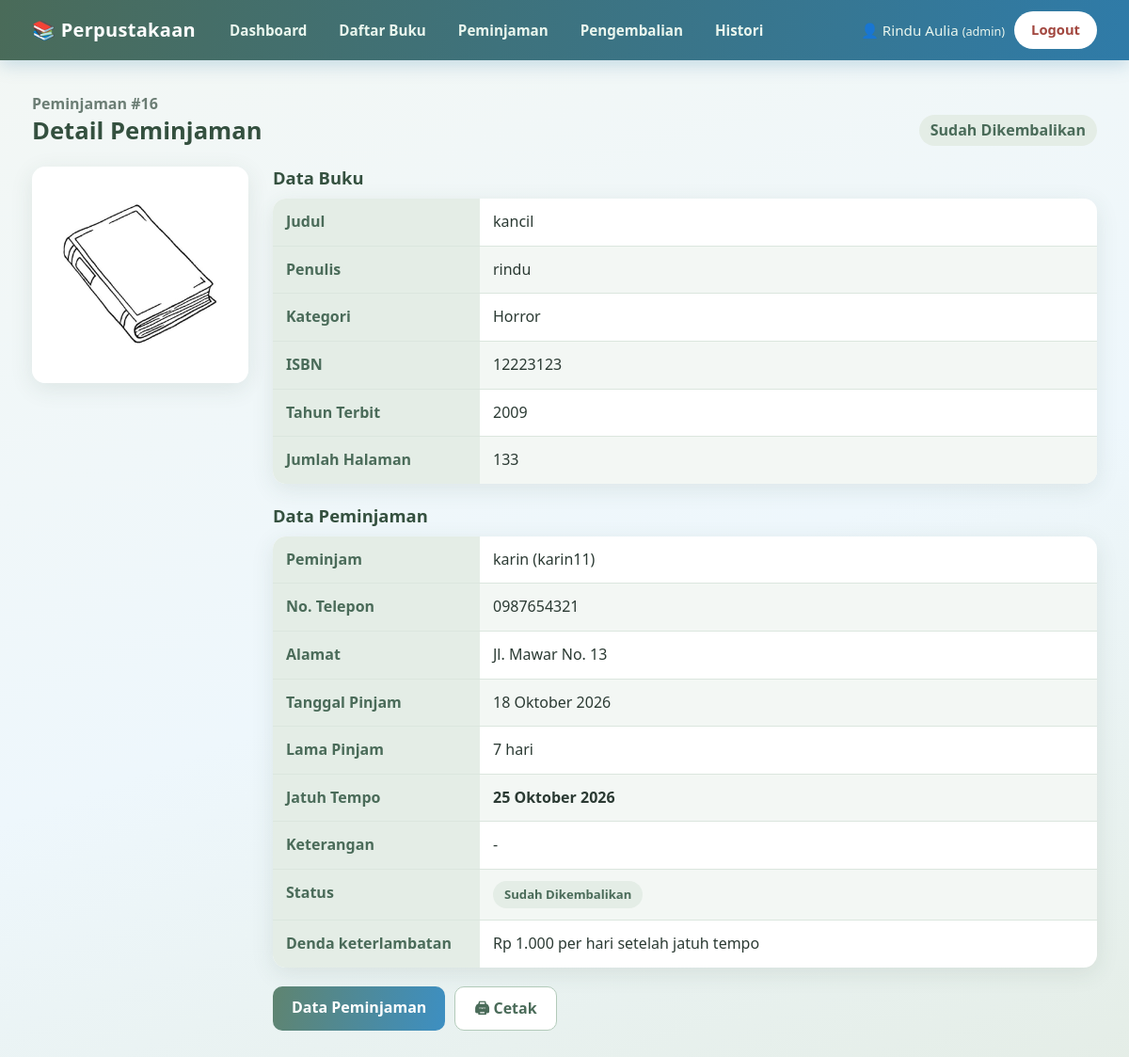
Screenshot of /peminjaman_detail.php?id=16 (signed in) with the database file from the repository.
### tables this page shows
CREATE TABLE `peminjaman` (
  `peminjaman_id` int(11) NOT NULL,
  `tanggal_pinjam` date NOT NULL,
  `lama_pinjam` int(11) NOT NULL,
  `tanggal_jatuh_tempo` date DEFAULT NULL,
  `keterangan` text DEFAULT NULL,
  `status` enum('menunggu','Dipinjam','Sudah Dikembalikan','DITOLAK') NOT NULL DEFAULT 'menunggu',
  `anggota_id` int(11) NOT NULL,
  `admin_id` int(11) NOT NULL,
  `buku_id` int(11) NOT NULL
);

CREATE TABLE `buku` (
  `buku_id` int(11) NOT NULL,
  `judul` varchar(255) NOT NULL,
  `kategori_id` int(11) NOT NULL,
  `penerbit_id` int(11) NOT NULL,
  `admin_id` int(11) NOT NULL,
  `ISBN` varchar(30) DEFAULT NULL,
  `penulis` varchar(150) DEFAULT NULL,
  `jumlah_halaman` int(11) DEFAULT NULL,
  `stok` int(11) NOT NULL DEFAULT 0,
  `tahun_terbit` year(4) DEFAULT NULL,
  `sinopsis` text DEFAULT NULL,
  `gambar` varchar(255) DEFAULT NULL
);

CREATE TABLE `kategori` (
  `kategori_id` int(11) NOT NULL,
  `nama_kategori` varchar(100) NOT NULL,
  `admin_id` int(11) NOT NULL
);

CREATE TABLE `anggota` (
  `anggota_id` int(11) NOT NULL,
  `nama` varchar(100) NOT NULL,
  `jenis_kelamin` enum('Laki-laki','Perempuan') NOT NULL,
  `tempat_lahir` varchar(100) DEFAULT NULL,
  `telpon` varchar(20) DEFAULT NULL,
  `alamat` text DEFAULT NULL,
  `admin_id` int(11) NOT NULL,
  `username` varchar(50) DEFAULT NULL,
  `password` varchar(255) NOT NULL
);

### auth.php (called while the page is built, shortened)
<?php
function e($teks)
{
    return htmlspecialchars((string)$teks, ENT_QUOTES, 'UTF-8');
}
function tanggal_id($tgl)
{
    $bulan = [1=>'Januari','Februari','Maret','April','Mei','Juni','Juli','Agustus','September','Oktober','November','Desember'];
    $t = strtotime($tgl);
    return date('j', $t) . ' ' . $bulan[(int)date('n', $t)] . ' ' . date('Y', $t);
}
function kelas_status($status)
{
    $s = strtolower(trim((string)$status));
    return 'kembali';
}

### peminjaman_detail.php (the view, shortened to what this page needs)
<?php
include "koneksi.php";
include "auth.php";
$id   = (int)$_GET['id'];
$role = $_SESSION['role'];
$stmt = mysqli_prepare($koneksi, "SELECT p.*,
        a.nama AS nama_anggota, a.telpon, a.alamat, a.username,
        b.judul, b.penulis, b.ISBN, b.gambar, b.tahun_terbit, b.jumlah_halaman,
        k.nama_kategori
    FROM peminjaman p
    JOIN anggota a ON p.anggota_id = a.anggota_id
    JOIN buku b ON p.buku_id = b.buku_id
    LEFT JOIN kategori k ON b.kategori_id = k.kategori_id
    WHERE p.peminjaman_id = ?");
mysqli_stmt_bind_param($stmt, "i", $id);
mysqli_stmt_execute($stmt);
$d = mysqli_fetch_assoc(mysqli_stmt_get_result($stmt));
?>
<!DOCTYPE html>
<html lang="id">
<head>
    <link rel="stylesheet" href="style.css">
</head>
<body>
<?php include "navbar.php"; ?>
<main class="page">
  <div class="page-head">
    <div>
      <div class="loan-no">Peminjaman #<?= (int)$d['peminjaman_id']; ?></div>
      <h2>Detail Peminjaman</h2>
    </div>
    <span class="badge <?= kelas_status($d['status']); ?>" style="font-size:1rem"><?= e($d['status']); ?></span>
  </div>
  <div class="loan">
    <div class="cover">
      <?php if (!empty($d['gambar'])) { ?>
        <img src="uploads/<?= e($d['gambar']); ?>" alt="Sampul buku">
      <?php } else { ?><div class="nocover">📚</div><?php } ?>
    </div>
    <div>
      <h3>Data Buku</h3>
      <table class="detail">
        <tr><td>Judul</td><td><?= e($d['judul']); ?></td></tr>
        <tr><td>Penulis</td><td><?= e($d['penulis']); ?></td></tr>
        <tr><td>Kategori</td><td><?= e($d['nama_kategori'] ?? '-'); ?></td></tr>
        <tr><td>ISBN</td><td><?= e($d['ISBN']); ?></td></tr>
        <tr><td>Tahun Terbit</td><td><?= e($d['tahun_terbit']); ?></td></tr>
        <tr><td>Jumlah Halaman</td><td><?= e($d['jumlah_halaman']); ?></td></tr>
      </table>
      <h3 style="margin-top:22px">Data Peminjaman</h3>
      <table class="detail">
        <tr><td>Peminjam</td><td><?= e($d['nama_anggota']); ?> (<?= e($d['username']); ?>)</td></tr>
        <tr><td>No. Telepon</td><td><?= e($d['telpon']); ?></td></tr>
        <tr><td>Alamat</td><td><?= e($d['alamat']); ?></td></tr>
        <tr><td>Tanggal Pinjam</td><td><?= tanggal_id($d['tanggal_pinjam']); ?></td></tr>
        <tr><td>Lama Pinjam</td><td><?= (int)$d['lama_pinjam']; ?> hari</td></tr>
        <tr><td>Jatuh Tempo</td><td><b><?= tanggal_id($d['tanggal_jatuh_tempo']); ?></b></td></tr>
        <tr><td>Keterangan</td><td><?= $d['keterangan'] != '' ? e($d['keterangan']) : '-'; ?></td></tr>
        <tr><td>Status</td><td><span class="badge <?= kelas_status($d['status']); ?>"><?= e($d['status']); ?></span></td></tr>
        <tr><td>Denda keterlambatan</td><td>Rp 1.000 per hari setelah jatuh tempo</td></tr>
      </table>
      <div class="actions-row">
        <a class="btn" href="peminjaman.php"><?= $role == 'anggota' ? 'Peminjaman Saya' : 'Data Peminjaman'; ?></a>
        <a class="btn light" href="#" onclick="window.print();return false;">🖨 Cetak</a>
      </div>
    </div>
  </div>
</main>
</body>
</html>

### style.css (style rules this page uses)
:root { --sage-50:#f3f7f4; --sage-100:#e4ede6; --sage-200:#cfdfd3; --sage-300:#b2cab9; --sage-400:#94b49f; --sage-600:#5f8470; --sage-700:#4a6b59; --sage-800:#34503f; --sky-50:#eef7fc; --sky-100:#dcf0fa; --sky-200:#bcdff3; --sky-400:#7cbbe3; --sky-600:#3d8fc2; --sky-700:#2f7ba8; --ink:#2b3a33; --muted:#6b7d74; --line:#dbe6de; --white:#fff; --danger:#c0625a; --warn:#c99a3b; --radius:14px; --shadow:0 6px 24px rgba(52,80,63,.10); }
* { box-sizing:border-box }
html { scroll-behavior:smooth }
body { margin:0; color:var(--ink); line-height:1.6; font-family:"Segoe UI",system-ui,-apple-system,Roboto,"Helvetica Neue",Arial,sans-serif; background:linear-gradient(160deg,var(--sage-50) 0%,var(--sky-50) 55%,var(--sage-100) 100%) fixed; min-height:100vh; }
h1,h2,h3,h4 { color:var(--sage-800);line-height:1.25;margin:0 0 .6em }
h2 { font-size:1.6rem }
h3 { font-size:1.15rem }
a { color:var(--sky-700);text-decoration:none }
img { max-width:100%;border-radius:10px }
.page { max-width:1180px;margin:0 auto;padding:34px 24px 60px }
.page-head { display:flex;justify-content:space-between;align-items:flex-end;gap:16px;flex-wrap:wrap;margin-bottom:22px }
.page-head h2 { margin:0 }
table { width:100%;border-collapse:separate;border-spacing:0;border:0!important;background:#fff; border-radius:var(--radius);overflow:hidden;box-shadow:var(--shadow);margin:6px 0 10px }
table td { padding:12px 14px;border:0!important;border-bottom:1px solid var(--line)!important;vertical-align:top }
table tr:nth-child(even) td { background:var(--sage-50) }
table tr:last-child td { border-bottom:0!important }
table.detail td:first-child { width:220px;font-weight:700;color:var(--sage-700);background:var(--sage-100) }
button,.btn { display:inline-block;cursor:pointer;border:0;border-radius:10px;padding:10px 20px;font:inherit;font-weight:600; color:#fff;background:linear-gradient(100deg,var(--sage-600),var(--sky-600));transition:.2s;text-decoration:none }
.btn.light { background:#fff;color:var(--sage-700);border:1.5px solid var(--sage-300) }
.badge { display:inline-block;padding:4px 12px;border-radius:999px;font-size:.82rem;font-weight:700 }
.badge.kembali { background:var(--sage-100);color:var(--sage-700) }
.loan { display:grid;grid-template-columns:230px 1fr;gap:26px;align-items:start }
.loan .cover img { width:100%;border-radius:14px;box-shadow:var(--shadow) }
.loan-no { color:var(--muted);font-weight:600 }
.actions-row { display:flex;gap:10px;flex-wrap:wrap;margin-top:20px }

### rows the page displays
peminjaman: peminjaman_id "16", status "Sudah Dikembalikan", buku.gambar (picture), buku.judul "kancil", buku.penulis "rindu", kategori.nama_kategori "Horror", buku.ISBN "12223123", buku.tahun_terbit "2009", buku.jumlah_halaman "133", anggota.nama "karin", anggota.username "karin11", anggota.telpon "0987654321", anggota.alamat "Jl. Mawar No. 13", tanggal_pinjam "18 Oktober 2026", lama_pinjam "7", tanggal_jatuh_tempo "25 Oktober 2026"

### other values shown
$_n "Rindu Aulia"
$_r "admin"
